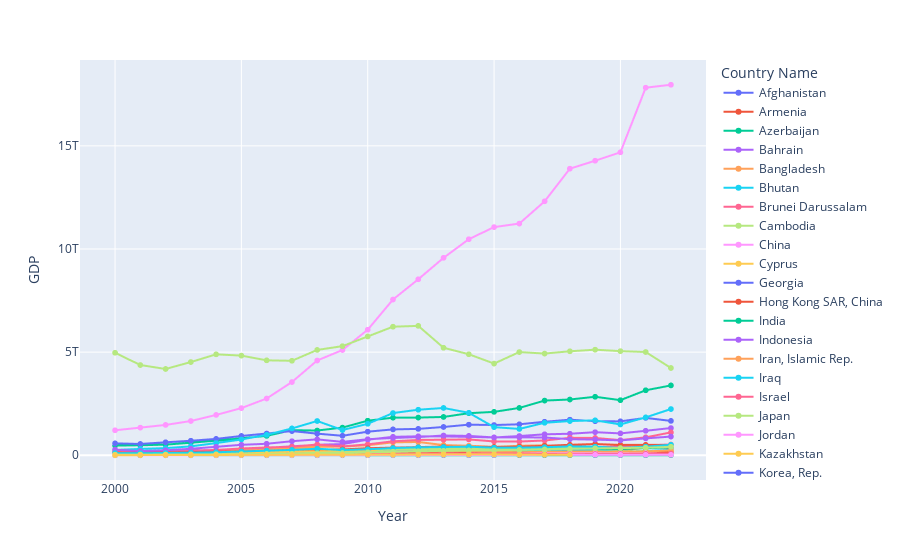

This figure's notebook cell:
### Code cell
countries_data = df[(df["Continent_Name"] == "Asia")&(df.GDP.isna()==False)]

px.line(countries_data , x = "Year", y = "GDP", color = "Country Name",
        markers=True)
